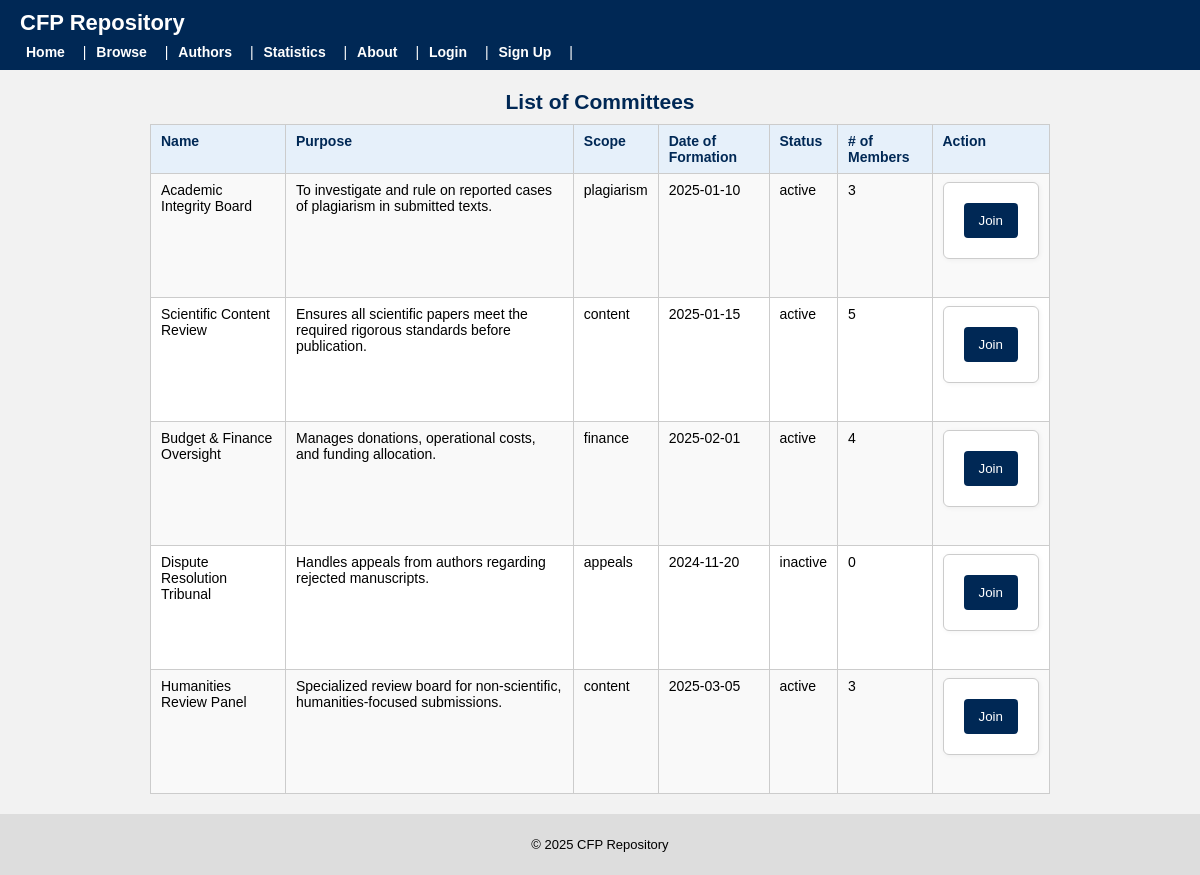
The app's page /committees.php with its own data.
### tables this page shows
CREATE TABLE `committee` (
  `committee_id` int(11) NOT NULL,
  `name` varchar(100) NOT NULL,
  `purpose` text DEFAULT NULL,
  `scope` enum('plagiarism','content','finance','appeals') DEFAULT NULL,
  `formation_date` date DEFAULT NULL,
  `status` enum('active','inactive') DEFAULT 'active',
  `member_count` int(11) DEFAULT NULL
);

### committees.php (the view, shortened to what this page needs)
<?php
require 'db.php';
include 'header.php';
$sql_committee_details = "SELECT * FROM committee";
$result_committee_details = mysqli_query($conn, $sql_committee_details);
if ($result_committee_details) {
    if (mysqli_num_rows($result_committee_details) > 0) {
        echo '
        <h2 class="centered-title">List of Committees</h2>
            <table border="1">
                <tr>
                    <th>Name</th>
                    <th>Purpose</th>
                    <th>Scope</th>
                    <th>Date of Formation</th>
                    <th>Status</th>
                    <th># of Members</th>
                    <th>Action</th>
                </tr>
        ';
        while ($row = mysqli_fetch_assoc($result_committee_details)) {
            echo '
                <tr>
                    <td>' . htmlspecialchars($row['name']) . '</td>
                    <td>' . htmlspecialchars($row['purpose']) . '</td>
                    <td>' . htmlspecialchars($row['scope']) . '</td>
                    <td>' . htmlspecialchars($row['formation_date']) . '</td>
                    <td>' . htmlspecialchars($row['status']) . '</td>
                    <td>' . htmlspecialchars($row['member_count']) . '</td>
                    <td>
                        <form action="committee_request.php" method="POST">
                            <input type="hidden" name="committee_id" value="' . $row['committee_id'] . '">
                            <input type="hidden" name="status" value="' . $row['status'] . '">
                            <button type="submit">Join</button>
                        </form>
                    </td>
                </tr>
            ';
        }
        echo '</table>';
    }
}
else {
    echo "<p> No committees available. </p>";
}
include 'footer.php'; ?>

### css/style.css (style rules this page uses)
:root { --primary: #002855; --secondary: #f2f2f2; --accent: #005fa3; --danger: #b30000; }
body { font-family: Arial, Helvetica, sans-serif; font-size: 14px; margin: 0; padding: 0 20px; background-color: var(--secondary); }
h2, h3, h4 { margin-top: 20px; margin-bottom: 10px; color: var(--primary); }
table { border-collapse: collapse; width: 100%; margin: 10px 0 20px 0; background-color: #ffffff; }
th, td { border: 1px solid #cccccc; padding: 8px 10px; text-align: left; vertical-align: top; }
th { background-color: #e6f0fa; font-weight: bold; color: var(--primary); }
tr:nth-child(even) { background-color: #f9f9f9; }
form { max-width: 400px; padding: 20px; background-color: white; border: 1px solid #ccc; border-radius: 6px; box-shadow: 1px 1px 5px rgba(0,0,0,0.05); margin-bottom: 30px; }
button[type="submit"] { background-color: var(--primary); color: white; padding: 10px 15px; border: none; border-radius: 4px; cursor: pointer; }
table { border-collapse: collapse; width: 80%; max-width: 900px; margin: 10px auto 20px; background-color: #ffffff; }
.centered-title { text-align: center; }

### records on screen
committee: name "Academic Integrity Board", purpose "To investigate and rule on reported cases of plagiarism in submitted texts.", scope "plagiarism", formation_date "2025-01-10", status "active", member_count "3"
committee: name "Scientific Content Review", purpose "Ensures all scientific papers meet the required rigorous standards before publication.", scope "content", formation_date "2025-01-15", status "active", member_count "5"
committee: name "Budget & Finance Oversight", purpose "Manages donations, operational costs, and funding allocation.", scope "finance", formation_date "2025-02-01", status "active", member_count "4"
committee: name "Dispute Resolution Tribunal", purpose "Handles appeals from authors regarding rejected manuscripts.", scope "appeals", formation_date "2024-11-20", status "inactive", member_count "0"
committee: name "Humanities Review Panel", purpose "Specialized review board for non-scientific, humanities-focused submissions.", scope "content", formation_date "2025-03-05", status "active", member_count "3"
